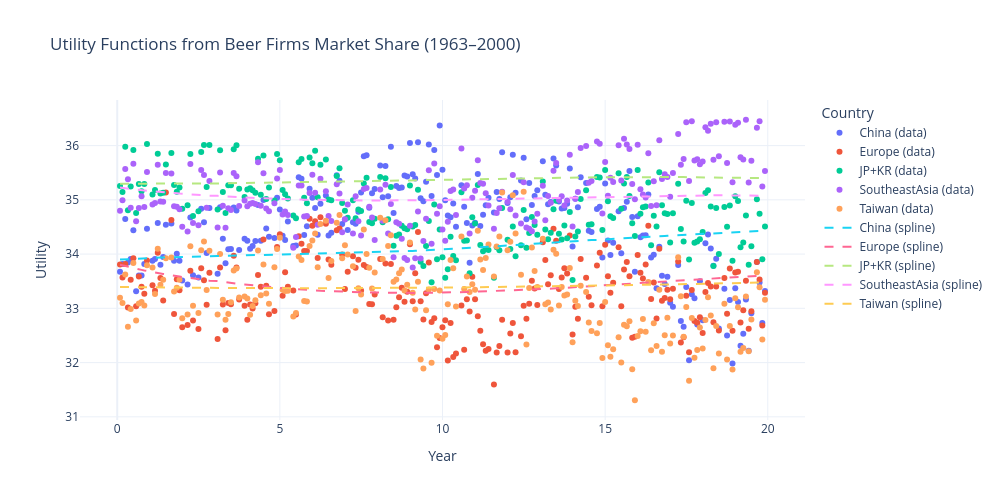

The code cell stored with this chart in its notebook:
### Code cell
countries = ["China", "Europe", "JP+KR", "SoutheastAsia", "Taiwan"]

# Create the interactive Plotly figure
fig = go.Figure()

# Add scatter
for country in countries:
    fig.add_trace(go.Scatter(
        x=t_years,
        y=utility[country],
        mode='markers',
        name=f'{country} (data)',
        marker=dict(symbol='circle')
    ))

# Add spline fits
for country in countries:
    fig.add_trace(go.Scatter(
        x=t_years,
        y=predicted_utilities[country],
        mode='lines',
        name=f'{country} (spline)',
        line=dict(dash='dash')
    ))

# Layout
fig.update_layout(
    title='Utility Functions from Beer Firms Market Share (1963–2000)',
    xaxis_title='Year',
    yaxis_title='Utility',
    width=1000,
    height=500,
    legend_title='Country',
    hovermode='x unified',
    template='plotly_white'
)

fig.show()

### Figure 1 — Plotly figure (JSON) as saved in the notebook; plotly's stock layout.template omitted (floating-point values rounded to 4 significant figures; data arrays with more than 128 entries replaced by an {"elided": "..."} marker saying what was removed)
{"data": [{"marker": {"symbol": "circle"}, "mode": "markers", "name": "China (data)", "type": "scatter", "x": {"elided": "215 float values"}, "y": {"elided": "215 float values"}}, {"marker": {"symbol": "circle"}, "mode": "markers", "name": "Europe (data)", "type": "scatter", "x": {"elided": "215 float values"}, "y": {"elided": "215 float values"}}, {"marker": {"symbol": "circle"}, "mode": "markers", "name": "JP+KR (data)", "type": "scatter", "x": {"elided": "215 float values"}, "y": {"elided": "215 float values"}}, {"marker": {"symbol": "circle"}, "mode": "markers", "name": "SoutheastAsia (data)", "type": "scatter", "x": {"elided": "215 float values"}, "y": {"elided": "215 float values"}}, {"marker": {"symbol": "circle"}, "mode": "markers", "name": "Taiwan (data)", "type": "scatter", "x": {"elided": "215 float values"}, "y": {"elided": "215 float values"}}, {"line": {"dash": "dash"}, "mode": "lines", "name": "China (spline)", "type": "scatter", "x": {"elided": "215 float values"}, "y": {"elided": "1000 float values"}}, {"line": {"dash": "dash"}, "mode": "lines", "name": "Europe (spline)", "type": "scatter", "x": {"elided": "215 float values"}, "y": {"elided": "1000 float values"}}, {"line": {"dash": "dash"}, "mode": "lines", "name": "JP+KR (spline)", "type": "scatter", "x": {"elided": "215 float values"}, "y": {"elided": "1000 float values"}}, {"line": {"dash": "dash"}, "mode": "lines", "name": "SoutheastAsia (spline)", "type": "scatter", "x": {"elided": "215 float values"}, "y": {"elided": "1000 float values"}}, {"line": {"dash": "dash"}, "mode": "lines", "name": "Taiwan (spline)", "type": "scatter", "x": {"elided": "215 float values"}, "y": {"elided": "1000 float values"}}], "layout": {"height": 500, "hovermode": "x unified", "legend": {"title": {"text": "Country"}}, "title": {"text": "Utility Functions from Beer Firms Market Share (1963–2000)"}, "width": 1000, "xaxis": {"title": {"text": "Year"}}, "yaxis": {"title": {"text": "Utility"}}}}
